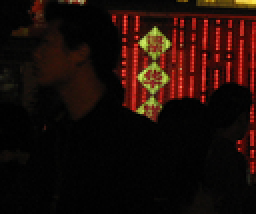
%> input picture fig/ye04.png, 128 x 107 px, shrunk from 379 x 317 before the run (shown 2 times larger)
$ octave draft6.m   (GNU Octave 9; MATLAB toolbox functions it lacks are replaced by stand-ins)
%> lines starting %> are read from the running program, lines starting %| are printed output that depends on the picture
clear all;
close all;

K=0.7;
I=imread('.\fig\ye04.png');
%> I is the input picture: size 107x128x3 uint8; mean R, G, B 29.8, 12.6, 8
figure,imshow(I);
I=rgb2gray(I);
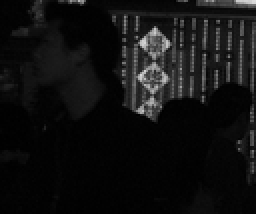
%> I: size 107x128 uint8 (shown 2 times larger); min 0, max 221, mean 17.2
I=double(I);
%> I: size 107x128 double
[n,m]=size(I);
%> n = 107; m = 128
J=zeros(n,m);
for i=1:n
    for j=1:m
        J(i,j)=Gray_map(I(i,j),K);
    end
end
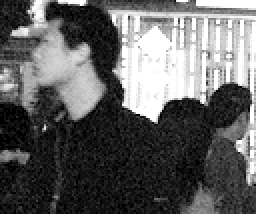
%> J: size 107x128 double (shown 2 times larger); min 0, max 255, mean 98.1
figure,imshow(uint8(J));
imwrite(J,'yf.bmp');
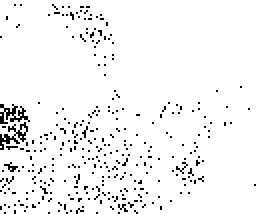
%> saved as yf.bmp: size 107x128 uint8 (shown 2 times larger); 95.4% white; black in thin lines or dots
